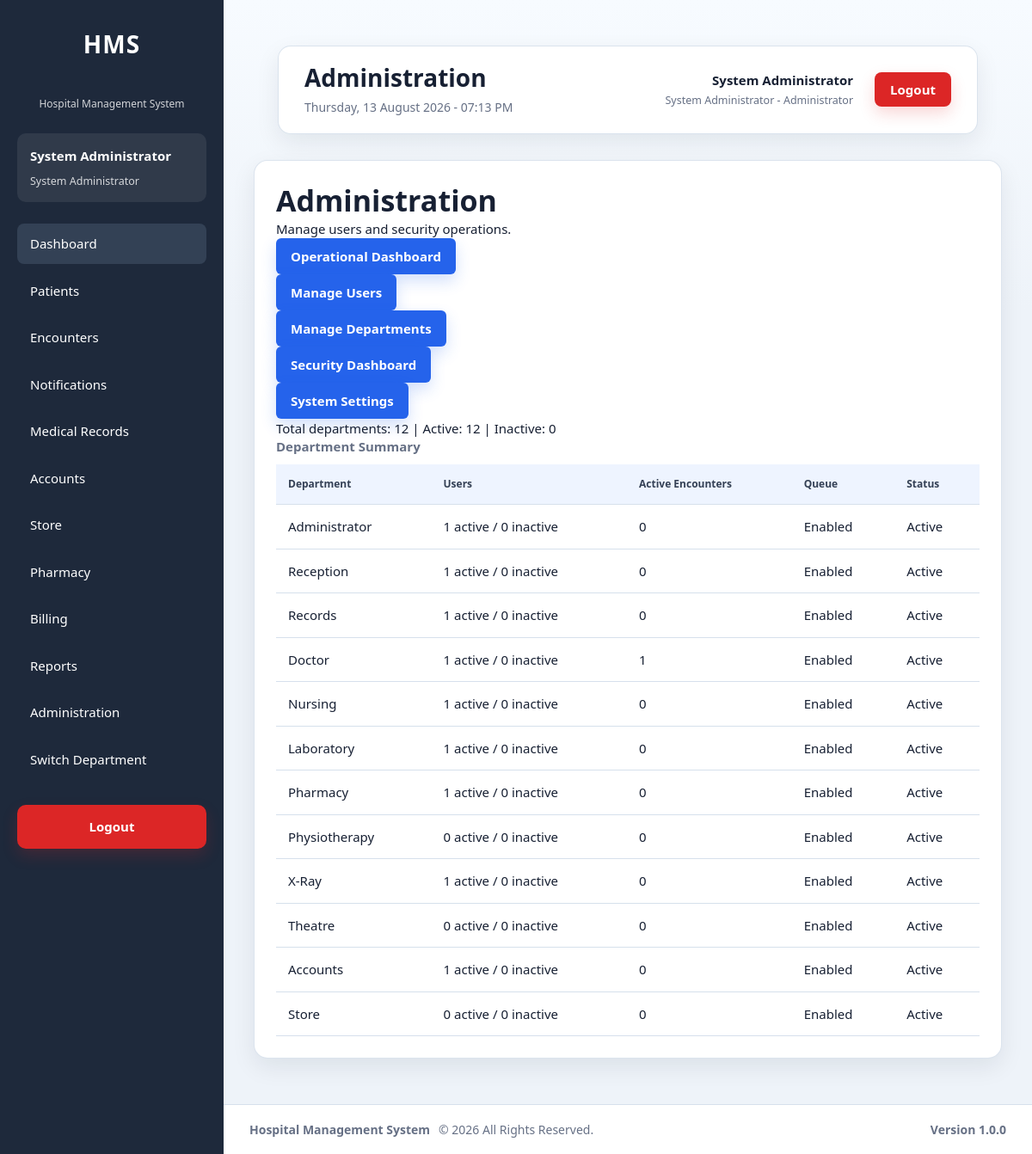
The app's page /modules/administration/dashboard/index.php (signed in) with its own data.
### tables this page shows
CREATE TABLE `users` (
  `id` int(11) NOT NULL AUTO_INCREMENT,
  `employee_id` varchar(30) NOT NULL,
  `first_name` varchar(100) NOT NULL,
  `last_name` varchar(100) NOT NULL,
  `gender` enum('Male','Female') DEFAULT NULL,
  `phone` varchar(20) DEFAULT NULL,
  `email` varchar(150) DEFAULT NULL,
  `username` varchar(50) NOT NULL,
  `password` varchar(255) NOT NULL,
  `department_id` int(11) NOT NULL,
  `role_id` int(11) NOT NULL,
  `status` enum('Active','Inactive') NOT NULL DEFAULT 'Active',
  `failed_login_attempts` int(11) NOT NULL DEFAULT 0,
  `last_failed_login` datetime DEFAULT NULL,
  `locked_at` datetime DEFAULT NULL,
  `locked_by` int(11) DEFAULT NULL,
  `lock_reason` varchar(255) DEFAULT NULL,
  `last_login` datetime DEFAULT NULL,
  `password_changed_at` datetime DEFAULT NULL,
  `must_change_password` tinyint(1) NOT NULL DEFAULT 0,
  `created_at` timestamp NOT NULL DEFAULT current_timestamp(),
  `updated_at` timestamp NULL DEFAULT NULL ON UPDATE current_timestamp(),
  PRIMARY KEY (`id`),
  UNIQUE KEY `uq_users_employee` (`employee_id`),
  UNIQUE KEY `uq_users_username` (`username`),
  KEY `idx_users_department` (`department_id`),
  KEY `idx_users_role` (`role_id`),
  KEY `idx_users_status` (`status`),
  KEY `idx_users_lastname` (`last_name`),
  KEY `idx_users_firstname` (`first_name`),
  KEY `idx_users_locked_at` (`locked_at`),
  KEY `fk_users_locked_by` (`locked_by`),
  CONSTRAINT `fk_users_department` FOREIGN KEY (`department_id`) REFERENCES `departments` (`id`) ON UPDATE CASCADE,
  CONSTRAINT `fk_users_locked_by` FOREIGN KEY (`locked_by`) REFERENCES `users` (`id`) ON DELETE SET NULL ON UPDATE CASCADE,
  CONSTRAINT `fk_users_role` FOREIGN KEY (`role_id`) REFERENCES `roles` (`id`) ON UPDATE CASCADE
);

CREATE TABLE `roles` (
  `id` int(11) NOT NULL AUTO_INCREMENT,
  `role_name` varchar(100) NOT NULL,
  `description` text DEFAULT NULL,
  `is_active` tinyint(1) NOT NULL DEFAULT 1,
  `created_at` timestamp NOT NULL DEFAULT current_timestamp(),
  `updated_at` timestamp NULL DEFAULT NULL ON UPDATE current_timestamp(),
  PRIMARY KEY (`id`),
  UNIQUE KEY `uq_roles_name` (`role_name`),
  KEY `idx_roles_active` (`is_active`)
);

CREATE TABLE `departments` (
  `id` int(11) NOT NULL AUTO_INCREMENT,
  `department_name` varchar(100) NOT NULL,
  `department_code` varchar(30) NOT NULL,
  `description` text DEFAULT NULL,
  `location` varchar(150) DEFAULT NULL,
  `contact_extension` varchar(30) DEFAULT NULL,
  `department_type` enum('Clinical','Administrative','Diagnostic','Support') NOT NULL DEFAULT 'Support',
  `queue_enabled` tinyint(1) NOT NULL DEFAULT 1,
  `is_active` tinyint(1) NOT NULL DEFAULT 1,
  `display_order` int(11) NOT NULL DEFAULT 0,
  `created_at` timestamp NOT NULL DEFAULT current_timestamp(),
  `updated_at` timestamp NULL DEFAULT NULL ON UPDATE current_timestamp(),
  PRIMARY KEY (`id`),
  UNIQUE KEY `uq_departments_name` (`department_name`),
  UNIQUE KEY `uq_departments_code` (`department_code`),
  KEY `idx_departments_active` (`is_active`),
  KEY `idx_departments_type` (`department_type`),
  KEY `idx_departments_queue` (`queue_enabled`)
);

### modules/administration/dashboard/index.php (the view, shortened to what the rows shown need)
<?php
require_once __DIR__ . '/../partials/bootstrap.php';
$pageTitle = 'Administration';
$users = $userService->getUsers();
$departments = $departmentService->listDepartments();
require_once __DIR__ . '/../../../layouts/header.php';
require_once __DIR__ . '/../../../layouts/sidebar.php';
?>
<main class="content">
    <?php require_once __DIR__ . '/../../../layouts/navbar.php'; ?>
    <section class="card">
        <h2>Administration</h2>
        <table>
            <thead><tr><th>Department</th><th>Users</th><th>Active Encounters</th><th>Queue</th><th>Status</th></tr></thead>
            <tbody><?php foreach ($departments as $department): ?>
                <tr>
                    <td><?= e($department['department_name']) ?></td>
                    <td><?= (int)$department['active_users'] ?> active / <?= (int)$department['inactive_users'] ?> inactive</td>
                    <td><?= (int)$department['active_encounters'] ?></td>
                    <td><?= !empty($department['queue_enabled']) ? 'Enabled' : 'Disabled' ?></td>
                    <td><?= !empty($department['is_active']) ? 'Active' : 'Inactive' ?></td>
                </tr>
            <?php endforeach; ?></tbody>
        </table>
    </section>
</main>
<?php require_once __DIR__ . '/../../../layouts/footer.php'; ?>

### layouts/sidebar.php (shortened to what the rows shown need)
<aside class="sidebar">
    <div class="sidebar-header">
        <h2>HMS</h2>
    </div>
    <?php if ($currentUser): ?>
        <div class="sidebar-user">
            <strong>
                <?= e($currentUser['first_name']) ?>
                <?= e($currentUser['last_name']) ?>
            </strong>
            <small>
                <?= e($currentUser['role_name']) ?>
            </small>
        </div>
    <?php endif; ?>
</aside>
<div class="main-container">

### layouts/navbar.php (shortened to what the rows shown need)
<?php
$currentUser ??= [];
?>
<header class="navbar">
    <div class="navbar-left">
        <h1>
            <?= e($pageTitle ?? 'Hospital Management System') ?>
        </h1>
    </div>
    <div class="navbar-right">
        <div class="navbar-user">
            <div class="user-details">
                <strong>
                    <?= e($currentUser['first_name'] ?? '') ?>
                    <?= e($currentUser['last_name'] ?? '') ?>
                </strong>
                <small>
                    <?= e($currentUser['role_name'] ?? '') ?>
                    -
                    <?= e($currentUser['active_department_name'] ?? $currentUser['department_name'] ?? '') ?>
                </small>
            </div>
        </div>
    </div>
</header>

### records on screen
users: first_name "System", last_name "Administrator"
roles: role_name "System Administrator"
departments: department_name "Administrator", active_users "1", inactive_users "0", active_encounters "0", queue_enabled "Enabled", is_active "Active"
departments: department_name "Reception", active_users "1", inactive_users "0", active_encounters "0", queue_enabled "Enabled", is_active "Active"
departments: department_name "Records", active_users "1", inactive_users "0", active_encounters "0", queue_enabled "Enabled", is_active "Active"
departments: department_name "Doctor", active_users "1", inactive_users "0", active_encounters "1", queue_enabled "Enabled", is_active "Active"
departments: department_name "Nursing", active_users "1", inactive_users "0", active_encounters "0", queue_enabled "Enabled", is_active "Active"
departments: department_name "Laboratory", active_users "1", inactive_users "0", active_encounters "0", queue_enabled "Enabled", is_active "Active"
departments: department_name "Pharmacy", active_users "1", inactive_users "0", active_encounters "0", queue_enabled "Enabled", is_active "Active"
departments: department_name "Physiotherapy", active_users "0", inactive_users "0", active_encounters "0", queue_enabled "Enabled", is_active "Active"
departments: department_name "X-Ray", active_users "1", inactive_users "0", active_encounters "0", queue_enabled "Enabled", is_active "Active"
departments: department_name "Theatre", active_users "0", inactive_users "0", active_encounters "0", queue_enabled "Enabled", is_active "Active"
departments: department_name "Accounts", active_users "1", inactive_users "0", active_encounters "0", queue_enabled "Enabled", is_active "Active"
departments: department_name "Store", active_users "0", inactive_users "0", active_encounters "0", queue_enabled "Enabled", is_active "Active"

### other values on screen
$pageTitle "Administration"
$currentUser['active_department_name'] "Administrator"
count($departments) "12"
$activeDepartments "12"
count($departments) - $activeDepartments "0"
